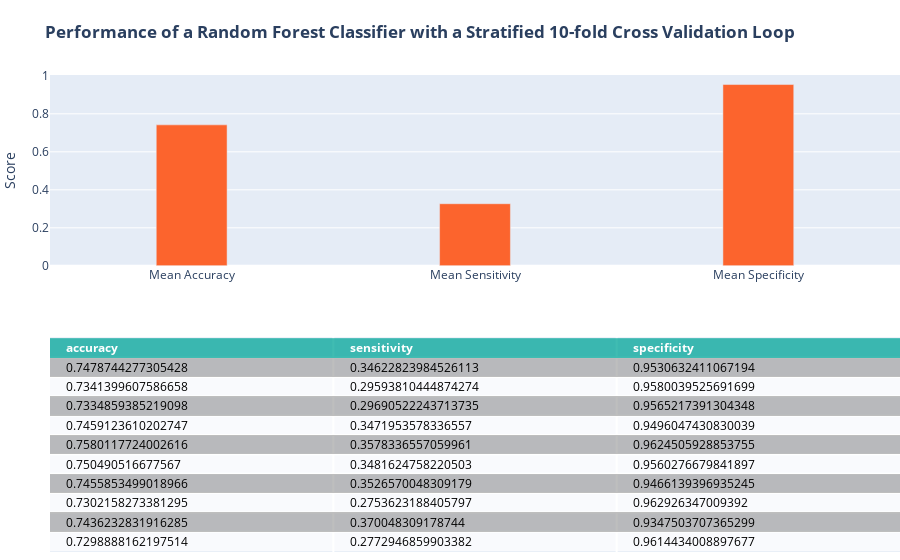

Notebook code cell kept with this figure:
### Markdown cell above
#### Random Forest

### Code cell
### random forest model with the stratified 10-fold cross validation loop
cellTitle = '<b>Performance of a Random Forest Classifier with a Stratified 10-fold Cross Validation Loop</b>'
from turtle import title
from sklearn.ensemble import RandomForestClassifier
from sklearn.metrics import confusion_matrix

# random forest takes in sparse matrices, so we will convert X into a matrix using scipy
X_mat = scipy.sparse.coo_matrix(X)
X_mat = X_mat.tocsr()

rfcScore = []
rf_clf = RandomForestClassifier(max_depth=10, random_state=1024,n_jobs=-1)
for train,test in skf.split(X_mat,y):
    rf_clf.fit(X_mat[train],y.values.ravel()[train])
    y_hat = rf_clf.predict(X_mat[test])
    
    cm = confusion_matrix(y.loc[test],y_hat, labels=[1,0])
    rfcScore.append({'accuracy':(cm[0,0]+cm[1,1])/sum(cm.ravel()),
                'sensitivity':cm[0,0]/(cm[0,0]+cm[0,1]),
                'specificity':cm[1,1]/(cm[1,1]+cm[1,0])})
rfcScore = pd.DataFrame(rfcScore)
#print(score)
#print('mean accuracy: ',score['accuracy'].mean(),
#     '\nmean sensitivity: ',score['sensitivity'].mean(),
#     '\nmean specificity: ',score['specificity'].mean())

rfFig = plotMetrics(rfcScore, cellTitle)
rfFig.show()

### Figure 1 — Plotly figure (JSON) as saved in the notebook; plotly's stock layout.template omitted (floating-point values rounded to 4 significant figures)
{"data": [{"colorscale": [[0, "#00A699"], [0.5, "#a9a9a9"], [1, "#ffffff"]], "hoverinfo": "none", "opacity": 0.75, "showscale": false, "type": "heatmap", "z": [[0, 0, 0], [0.5, 0.5, 0.5], [1, 1, 1], [0.5, 0.5, 0.5], [1, 1, 1], [0.5, 0.5, 0.5], [1, 1, 1], [0.5, 0.5, 0.5], [1, 1, 1], [0.5, 0.5, 0.5], [1, 1, 1]]}, {"marker": {"color": "#FC642D"}, "type": "bar", "width": 0.25, "x": ["Mean Accuracy", "Mean Sensitivity", "Mean Specificity"], "xaxis": "x2", "y": [0.7419, 0.3268, 0.9541], "yaxis": "y2"}], "layout": {"annotations": [{"align": "left", "font": {"color": "#ffffff"}, "showarrow": false, "text": "<b>accuracy</b>", "x": -0.45, "xanchor": "left", "xref": "x", "y": 0, "yref": "y"}, {"align": "left", "font": {"color": "#ffffff"}, "showarrow": false, "text": "<b>sensitivity</b>", "x": 0.55, "xanchor": "left", "xref": "x", "y": 0, "yref": "y"}, {"align": "left", "font": {"color": "#ffffff"}, "showarrow": false, "text": "<b>specificity</b>", "x": 1.55, "xanchor": "left", "xref": "x", "y": 0, "yref": "y"}, {"align": "left", "font": {"color": "#000000"}, "showarrow": false, "text": "0.7478744277305428", "x": -0.45, "xanchor": "left", "xref": "x", "y": 1, "yref": "y"}, {"align": "left", "font": {"color": "#000000"}, "showarrow": false, "text": "0.34622823984526113", "x": 0.55, "xanchor": "left", "xref": "x", "y": 1, "yref": "y"}, {"align": "left", "font": {"color": "#000000"}, "showarrow": false, "text": "0.9530632411067194", "x": 1.55, "xanchor": "left", "xref": "x", "y": 1, "yref": "y"}, {"align": "left", "font": {"color": "#000000"}, "showarrow": false, "text": "0.7341399607586658", "x": -0.45, "xanchor": "left", "xref": "x", "y": 2, "yref": "y"}, {"align": "left", "font": {"color": "#000000"}, "showarrow": false, "text": "0.29593810444874274", "x": 0.55, "xanchor": "left", "xref": "x", "y": 2, "yref": "y"}, {"align": "left", "font": {"color": "#000000"}, "showarrow": false, "text": "0.9580039525691699", "x": 1.55, "xanchor": "left", "xref": "x", "y": 2, "yref": "y"}, {"align": "left", "font": {"color": "#000000"}, "showarrow": false, "text": "0.7334859385219098", "x": -0.45, "xanchor": "left", "xref": "x", "y": 3, "yref": "y"}, {"align": "left", "font": {"color": "#000000"}, "showarrow": false, "text": "0.29690522243713735", "x": 0.55, "xanchor": "left", "xref": "x", "y": 3, "yref": "y"}, {"align": "left", "font": {"color": "#000000"}, "showarrow": false, "text": "0.9565217391304348", "x": 1.55, "xanchor": "left", "xref": "x", "y": 3, "yref": "y"}, {"align": "left", "font": {"color": "#000000"}, "showarrow": false, "text": "0.7459123610202747", "x": -0.45, "xanchor": "left", "xref": "x", "y": 4, "yref": "y"}, {"align": "left", "font": {"color": "#000000"}, "showarrow": false, "text": "0.3471953578336557", "x": 0.55, "xanchor": "left", "xref": "x", "y": 4, "yref": "y"}, {"align": "left", "font": {"color": "#000000"}, "showarrow": false, "text": "0.9496047430830039", "x": 1.55, "xanchor": "left", "xref": "x", "y": 4, "yref": "y"}, {"align": "left", "font": {"color": "#000000"}, "showarrow": false, "text": "0.7580117724002616", "x": -0.45, "xanchor": "left", "xref": "x", "y": 5, "yref": "y"}, {"align": "left", "font": {"color": "#000000"}, "showarrow": false, "text": "0.3578336557059961", "x": 0.55, "xanchor": "left", "xref": "x", "y": 5, "yref": "y"}, {"align": "left", "font": {"color": "#000000"}, "showarrow": false, "text": "0.9624505928853755", "x": 1.55, "xanchor": "left", "xref": "x", "y": 5, "yref": "y"}, {"align": "left", "font": {"color": "#000000"}, "showarrow": false, "text": "0.750490516677567", "x": -0.45, "xanchor": "left", "xref": "x", "y": 6, "yref": "y"}, {"align": "left", "font": {"color": "#000000"}, "showarrow": false, "text": "0.3481624758220503", "x": 0.55, "xanchor": "left", "xref": "x", "y": 6, "yref": "y"}, {"align": "left", "font": {"color": "#000000"}, "showarrow": false, "text": "0.9560276679841897", "x": 1.55, "xanchor": "left", "xref": "x", "y": 6, "yref": "y"}, {"align": "left", "font": {"color": "#000000"}, "showarrow": false, "text": "0.7455853499018966", "x": -0.45, "xanchor": "left", "xref": "x", "y": 7, "yref": "y"}, {"align": "left", "font": {"color": "#000000"}, "showarrow": false, "text": "0.3526570048309179", "x": 0.55, "xanchor": "left", "xref": "x", "y": 7, "yref": "y"}, {"align": "left", "font": {"color": "#000000"}, "showarrow": false, "text": "0.9466139396935245", "x": 1.55, "xanchor": "left", "xref": "x", "y": 7, "yref": "y"}, {"align": "left", "font": {"color": "#000000"}, "showarrow": false, "text": "0.7302158273381295", "x": -0.45, "xanchor": "left", "xref": "x", "y": 8, "yref": "y"}, {"align": "left", "font": {"color": "#000000"}, "showarrow": false, "text": "0.2753623188405797", "x": 0.55, "xanchor": "left", "xref": "x", "y": 8, "yref": "y"}, {"align": "left", "font": {"color": "#000000"}, "showarrow": false, "text": "0.962926347009392", "x": 1.55, "xanchor": "left", "xref": "x", "y": 8, "yref": "y"}, {"align": "left", "font": {"color": "#000000"}, "showarrow": false, "text": "0.7436232831916285", "x": -0.45, "xanchor": "left", "xref": "x", "y": 9, "yref": "y"}, {"align": "left", "font": {"color": "#000000"}, "showarrow": false, "text": "0.370048309178744", "x": 0.55, "xanchor": "left", "xref": "x", "y": 9, "yref": "y"}, {"align": "left", "font": {"color": "#000000"}, "showarrow": false, "text": "0.9347503707365299", "x": 1.55, "xanchor": "left", "xref": "x", "y": 9, "yref": "y"}, {"align": "left", "font": {"color": "#000000"}, "showarrow": false, "text": "0.7298888162197514", "x": -0.45, "xanchor": "left", "xref": "x", "y": 10, "yref": "y"}, {"align": "left", "font": {"color": "#000000"}, "showarrow": false, "text": "0.2772946859903382", "x": 0.55, "xanchor": "left", "xref": "x", "y": 10, "yref": "y"}, {"align": "left", "font": {"color": "#000000"}, "showarrow": false, "text": "0.9614434008897677", "x": 1.55, "xanchor": "left", "xref": "x", "y": 10, "yref": "y"}], "autosize": true, "margin": {"b": 0, "l": 50, "r": 0, "t": 75}, "title": {"text": "<b>Performance of a Random Forest Classifier with a Stratified 10-fold Cross Validation Loop</b>"}, "xaxis": {"autorange": true, "dtick": 1, "gridwidth": 2, "range": [-0.5, 2.5], "showticklabels": false, "tick0": -0.5, "ticks": "", "zeroline": false}, "xaxis2": {"anchor": "y2", "autorange": true, "range": [-0.5, 2.5], "type": "category"}, "yaxis": {"autorange": true, "domain": [0, 0.45], "dtick": 1, "gridwidth": 2, "range": [10.5, -0.5], "showticklabels": false, "tick0": 0.5, "ticks": "", "zeroline": false}, "yaxis2": {"anchor": "x2", "autorange": true, "domain": [0.6, 1], "range": [0, 1.004], "title": {"text": "Score"}, "type": "linear"}}}
